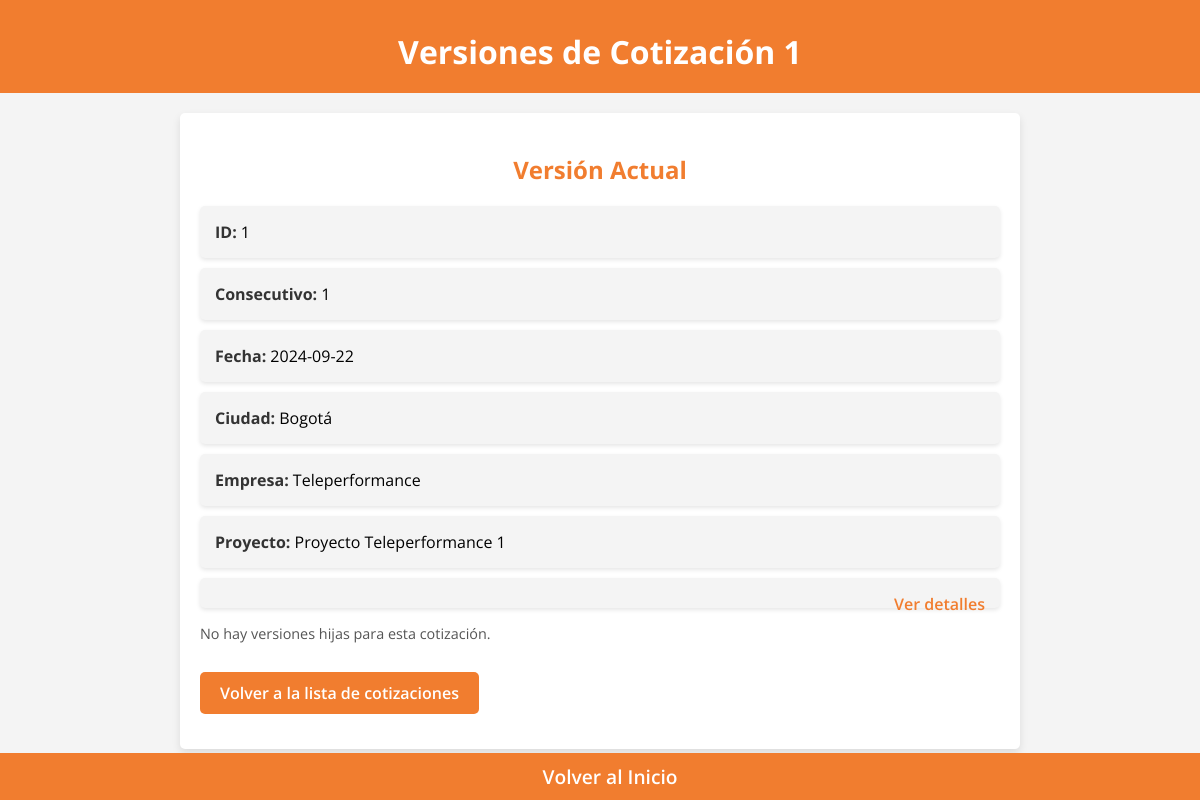
Page /versiones_cotizacion/1 on the earlier database version.
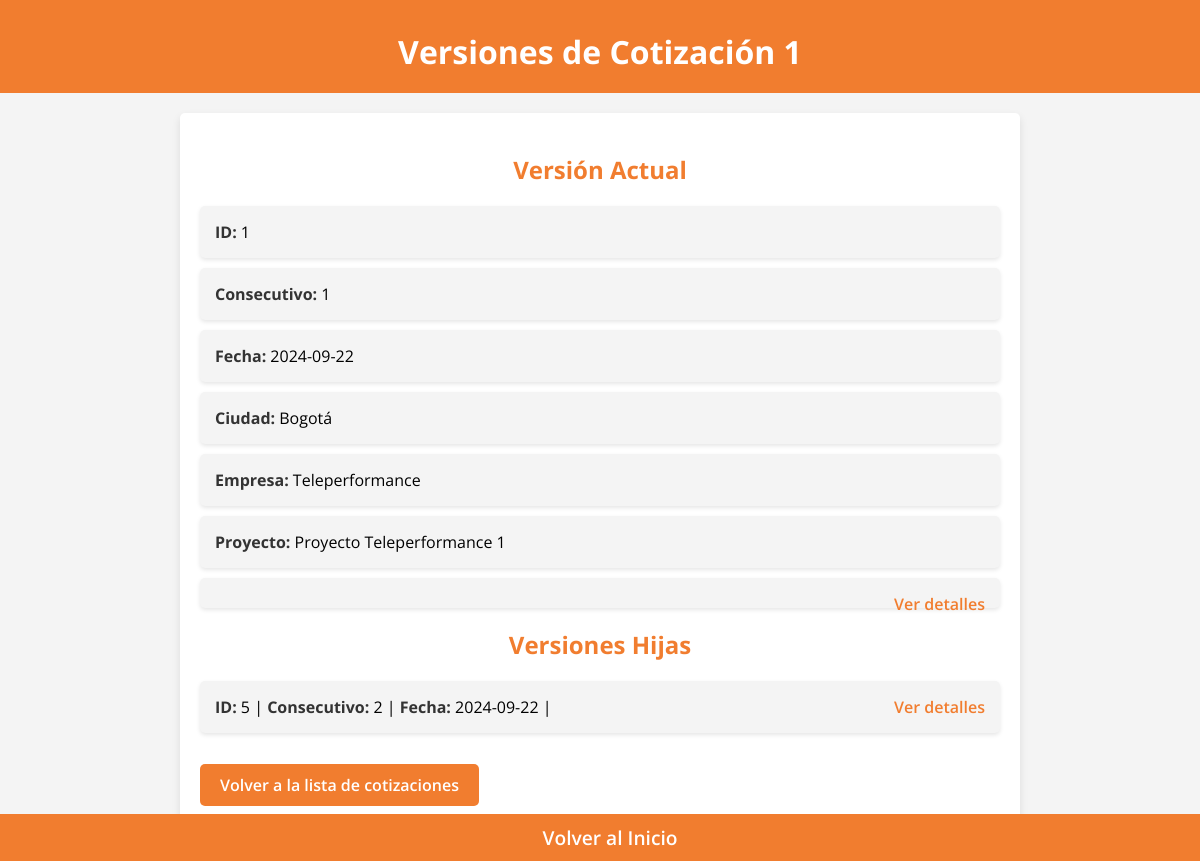
Same page on the later database version.
### app.py (models this page shows, shortened)
class Cotizacion(db.Model):
    id = db.Column(db.Integer, primary_key=True)
    fecha = db.Column(db.Date, default=lambda: datetime.now(pytz.timezone('America/Bogota')).date())
    ciudad = db.Column(db.String(100), nullable=False)
    empresa = db.Column(db.String(100), nullable=False)
    proyecto = db.Column(db.String(100), nullable=False)
    plazo = db.Column(db.String(100), nullable=False)
    entrega = db.Column(db.String(100), nullable=False)
    anticipo = db.Column(db.Integer, nullable=False)
    p_acta = db.Column(db.Integer, nullable=False)
    f_acta = db.Column(db.Integer, nullable=False)
    consecutivo = db.Column(db.Integer, nullable=False)
    version_padre_id = db.Column(db.Integer, db.ForeignKey('cotizacion.id'), nullable=True)
    versiones = db.relationship('Cotizacion', backref=db.backref('version_padre', remote_side=[id]), lazy=True)
    productos_detalle = db.relationship('CotizacionProducto', backref='cotizacion', lazy=True)
    cliente_id = db.Column(db.Integer, db.ForeignKey('cliente.id'), nullable=False)
    cliente = db.relationship('Cliente', backref=db.backref('cotizaciones', lazy=True))
    servicio = db.Column(db.String(1000), nullable=False, default="v")

### app.py (the view)
@app.route('/versiones_cotizacion/<int:id>')
def listar_versiones(id):
    cotizacion = Cotizacion.query.get_or_404(id)
    versiones = Cotizacion.query.filter_by(version_padre_id=cotizacion.id).order_by(Cotizacion.consecutivo.desc()).all()
    padres = []
    padre = cotizacion.version_padre
    while padre:
        padres.append(padre)
        padre = padre.version_padre
    padres.reverse()  # Para mostrar desde el más antiguo al más reciente
    return render_template('versiones_cotizacion.html', cotizacion=cotizacion, versiones=versiones, padres=padres)

### templates/versiones_cotizacion.html (shortened to what this page needs)
<!DOCTYPE html>
<html lang="es">
<head>
    <link rel="stylesheet" href="{{ url_for('static', filename='styles.css') }}">
</head>
<body>
    <header>
        <h1>Versiones de Cotización {{ cotizacion.id }}</h1>
    </header>
    <main class="versions-container">
        <h2>Versión Actual</h2>
        <ul>
            <li><strong>ID:</strong> {{ cotizacion.id }}</li>
            <li><strong>Consecutivo:</strong> {{ cotizacion.consecutivo }}</li>
            <li><strong>Fecha:</strong> {{ cotizacion.fecha }}</li>
            <li><strong>Ciudad:</strong> {{ cotizacion.ciudad }}</li>
            <li><strong>Empresa:</strong> {{ cotizacion.empresa }}</li>
            <li><strong>Proyecto:</strong> {{ cotizacion.proyecto }}</li>
            <li><a href="{{ url_for('ver_cotizacion', id=cotizacion.id) }}">Ver detalles</a></li>
        </ul>
        {% if versiones %}
        <h2>Versiones Hijas</h2>
        <ul>
            {% for version in versiones %}
            <li>
                <strong>ID:</strong> {{ version.id }} |
                <strong>Consecutivo:</strong> {{ version.consecutivo }} |
                <strong>Fecha:</strong> {{ version.fecha }} |
                <a href="{{ url_for('ver_cotizacion', id=version.id) }}">Ver detalles</a>
            </li>
            {% endfor %}
        </ul>
        {% else %}
        <p>No hay versiones hijas para esta cotización.</p>
        {% endif %}
        <a href="{{ url_for('listar_cotizaciones') }}" class="btn">Volver a la lista de cotizaciones</a>
    </main>
    <footer>
        <a href="/" class="support-link">Volver al Inicio</a>
    </footer>
</body>
</html>

Differences in the rows shown:
added Cotizacion: id "5", consecutivo "2", fecha "2024-09-22"
Other differences:
text no longer shown: "No hay versiones hijas para esta cotización."
text now shown: "Versiones Hijas"
